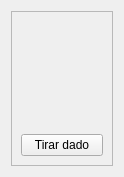
<?xml version="1.0" encoding="UTF-8"?>
<ui version="4.0">
 <class>wdgPlayerDado</class>
 <widget class="QWidget" name="wdgPlayerDado">
  <property name="geometry">
   <rect>
    <x>0</x>
    <y>0</y>
    <width>124</width>
    <height>177</height>
   </rect>
  </property>
  <property name="windowTitle">
   <string>Form</string>
  </property>
  <layout class="QHBoxLayout" name="horizontalLayout_2">
   <item>
    <widget class="QFrame" name="frame">
     <property name="frameShape">
      <enum>QFrame::StyledPanel</enum>
     </property>
     <property name="frameShadow">
      <enum>QFrame::Raised</enum>
     </property>
     <layout class="QHBoxLayout" name="horizontalLayout">
      <item>
       <layout class="QVBoxLayout" name="verticalLayout">
        <item>
         <widget class="QLabel" name="lblName">
          <property name="font">
           <font>
            <weight>75</weight>
            <bold>true</bold>
           </font>
          </property>
          <property name="alignment">
           <set>Qt::AlignCenter</set>
          </property>
         </widget>
        </item>
        <item>
         <widget class="QLabel" name="pixmap">
          <property name="maximumSize">
           <size>
            <width>100</width>
            <height>16777215</height>
           </size>
          </property>
          <property name="text">
           <string/>
          </property>
          <property name="pixmap">
           <pixmap resource="../images/glparchis.qrc">:/glparchis/fichaazul.png</pixmap>
          </property>
          <property name="alignment">
           <set>Qt::AlignCenter</set>
          </property>
         </widget>
        </item>
        <item>
         <widget class="QLabel" name="lblDado">
          <property name="maximumSize">
           <size>
            <width>100</width>
            <height>16777215</height>
           </size>
          </property>
          <property name="text">
           <string/>
          </property>
          <property name="pixmap">
           <pixmap resource="../images/glparchis.qrc">:/glparchis/cube.png</pixmap>
          </property>
          <property name="alignment">
           <set>Qt::AlignCenter</set>
          </property>
         </widget>
        </item>
        <item>
         <widget class="QPushButton" name="cmd">
          <property name="sizePolicy">
           <sizepolicy hsizetype="Preferred" vsizetype="Fixed">
            <horstretch>0</horstretch>
            <verstretch>0</verstretch>
           </sizepolicy>
          </property>
          <property name="maximumSize">
           <size>
            <width>100</width>
            <height>16777215</height>
           </size>
          </property>
          <property name="text">
           <string>Tirar dado</string>
          </property>
         </widget>
        </item>
       </layout>
      </item>
     </layout>
    </widget>
   </item>
  </layout>
 </widget>
 <resources>
  <include location="../images/glparchis.qrc"/>
 </resources>
 <connections/>
</ui>
